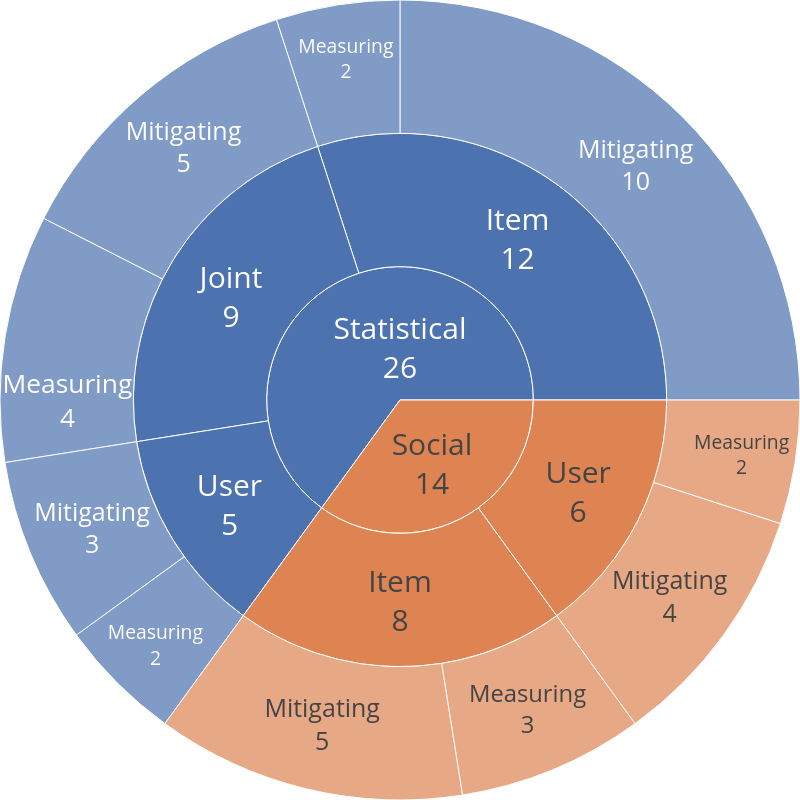

The notebook cell this image was saved under:
### Code cell
# plotly express figure
fig = px.sunburst(result, path=["Bias_type_reput", "Bias_subject_reput", "Action"], values='Counts')
# fig.show()


# # plotly graph_objects figure
# fig =go.Figure(go.Sunburst(
#                 labels=fig1['data'][0]['labels'].tolist(),
#                 parents=fig1['data'][0]['parents'].tolist(),
#                 values = fig1['data'][0]['values'].tolist(),
#                 insidetextorientation='radial',
#                 branchvalues="total"),
                
#                 )
fig.update_layout(
    margin = dict(t=0, l=0, r=0, b=0),
)
# fig.update_layout(uniformtext=dict(minsize=1, mode='hide'),
#                    template = 'seaborn')



# fig.update_layout(
#     title=dict(text="Type of bias and action", font=dict(size=30), automargin=True, yref='paper', y=0)
# )



fig.update_layout(
   width=800, height=800
)
fig.update_traces(hoverinfo = 'label+percent parent', textinfo = 'label+value')
fig.update_traces(textfont=dict(size=30))


fig.update_traces(insidetextorientation='horizontal')
fig.show()


fig.write_image(save_loc+"updated_per_bias.png")

### Figure 1 — Plotly figure (JSON) as saved in the notebook; plotly's stock layout.template omitted (floating-point values rounded to 4 significant figures)
{"data": [{"branchvalues": "total", "domain": {"x": [0, 1], "y": [0, 1]}, "hoverinfo": "label+percent parent", "hovertemplate": "labels=%{label}<br>Counts=%{value}<br>parent=%{parent}<br>id=%{id}<extra></extra>", "ids": ["Social/Item/Measuring", "Statistical/Item/Measuring", "Statistical/Joint/Measuring", "Social/User/Measuring", "Statistical/User/Measuring", "Social/Item/Mitigating", "Statistical/Item/Mitigating", "Statistical/Joint/Mitigating", "Social/User/Mitigating", "Statistical/User/Mitigating", "Social/Item", "Statistical/Item", "Statistical/Joint", "Social/User", "Statistical/User", "Social", "Statistical"], "insidetextorientation": "horizontal", "labels": ["Measuring", "Measuring", "Measuring", "Measuring", "Measuring", "Mitigating", "Mitigating", "Mitigating", "Mitigating", "Mitigating", "Item", "Item", "Joint", "User", "User", "Social", "Statistical"], "name": "", "parents": ["Social/Item", "Statistical/Item", "Statistical/Joint", "Social/User", "Statistical/User", "Social/Item", "Statistical/Item", "Statistical/Joint", "Social/User", "Statistical/User", "Social", "Statistical", "Statistical", "Social", "Statistical", "", ""], "textfont": {"size": 30}, "textinfo": "label+value", "type": "sunburst", "values": [3.0, 2.0, 4.0, 2.0, 2.0, 5.0, 10.0, 5.0, 4.0, 3.0, 8.0, 12.0, 9.0, 6.0, 5.0, 14.0, 26.0]}], "layout": {"height": 800, "legend": {"tracegroupgap": 0}, "margin": {"b": 0, "l": 0, "r": 0, "t": 0}, "width": 800}}
